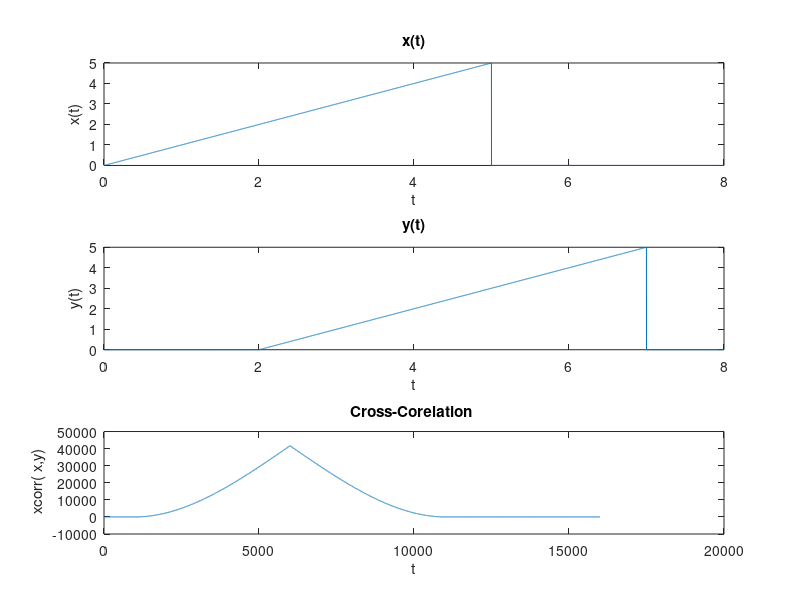

Write the MATLAB code that produced this figure.
#assigment_3_problem_3
#defining steps
steps = 0.001;

#defining Time
t = 0: steps: 8;

#defining x(t)
subplot(3,1,1);
x = t .* ( ( t >= 0) - ( t >= 5));
plot(t, x);
title( "x(t)");
xlabel( "t");
ylabel("x(t)");


subplot(3,1,2);
#defining y (t)
y = ( t- 2) .* ( ( t >= 2) - ( t >= 7));
plot( t, y);
title("y(t)");
xlabel("t");
ylabel("y(t)");


subplot(3,1,3);
#calculating cross-corelation b/w x(t) & y(t)
c = xcorr(x, y);
plot(c);
title( "Cross-Corelation ");
xlabel("t");
ylabel(" xcorr( x,y)");
